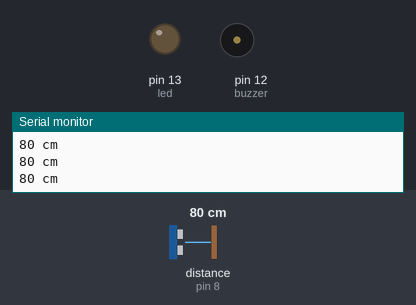
Recording of a sketch running on a simulated Arduino Uno, built with avr-gcc and run on an emulated ATmega328P. Parts: output pins drawn as LEDs (lit = HIGH), buzzer (waves = sounding), the last lines printed to the serial monitor. Wiring (inferred from the names in the program): ultrasonic range finder: trigger pin 7; echo pin 8. Inputs (shaded band) come from the test bench; at power-on: distance to the obstacle (sensor on pin 8) 80 cm. The echo pulse lasts 58.3 µs per cm; pins used as bus, display or sensor lines are not drawn.

Above: at 1.2 s.
1.3 s: distance to the obstacle (sensor on pin 8) set to 2 cm
At 1.47 s:
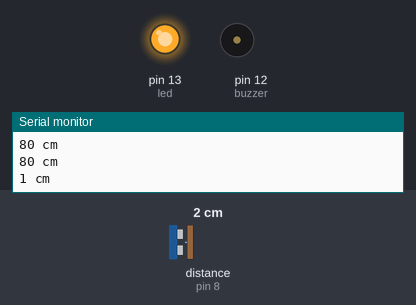
4.3 s: distance to the obstacle (sensor on pin 8) set to 35 cm
At 5.1 s:
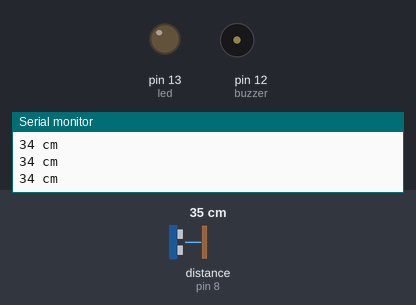
5.8 s: distance to the obstacle (sensor on pin 8) set to 4 cm
At 6.13 s:
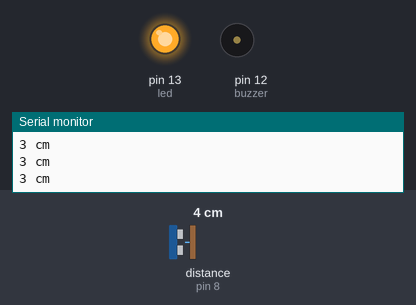
8.8 s: distance to the obstacle (sensor on pin 8) set to 60 cm
At 9.7 s:
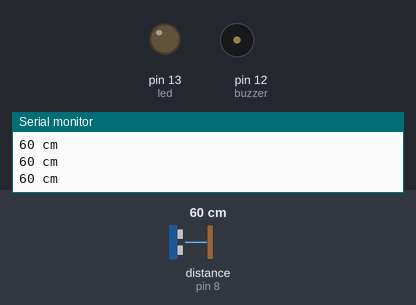
Timing chart, 0 to 11.3 s (numbered marks = the images above; inputs shaded):
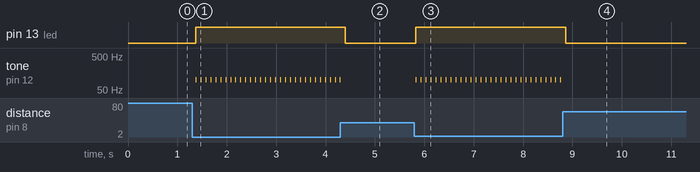

Measured:
- after the input at 1.3 s, pin 13 (led): LOW → HIGH after 0.07 s; tone on pin 12 (buzzer): alternates 100 Hz for 0.01 s and silent for 0.09 s, starting after 0.07 s
- after the input at 4.3 s, pin 13 (led): HIGH → LOW after 0.10 s; tone on pin 12 (buzzer): goes on until 4.3 s, then stays silent
- after the input at 5.8 s, pin 13 (led): LOW → HIGH at once; tone on pin 12 (buzzer): alternates 100 Hz for 0.01 s and silent for 0.09 s, starting at once
- after the input at 8.8 s, pin 13 (led): HIGH → LOW after 0.06 s; tone on pin 12 (buzzer): stops changing and stays silent

The sketch:

OTTO_Ultrasonic_Test.ino
```cpp
/*
 * Wombatics OTTO - Ultrasonic Test
 * https://www.wombatics.com/
 * https://www.facebook.com/wombaticsco/
 * https://github.com/wombatics/
*/

#define trigPin 7
#define echoPin 8
#define led     13
#define buzzer  12


void setup()
{
  Serial.begin (9600);
  ultrasonicSetup();

  pinMode(led, OUTPUT);
  pinMode(buzzer, OUTPUT);

}

void loop()
{
  long distance;

  distance = ultrasonicDistance();

  Serial.print(distance);
  Serial.println(" cm");

  if( distance < 20)
  {
    digitalWrite(led, HIGH);
    tone(buzzer, 100, 10);
  }
  else
  {
    digitalWrite(led, LOW);
  }

  delay(100);
}

// Functions for Ultrasonic
void ultrasonicSetup()
{
  pinMode(trigPin, OUTPUT);
  pinMode(echoPin, INPUT);
}

long ultrasonicDistance()
{
  long duration, distance;

  digitalWrite(trigPin, LOW);
  delayMicroseconds(2);
  digitalWrite(trigPin, HIGH);
  delayMicroseconds(10);
  digitalWrite(trigPin, LOW);
  duration = pulseIn(echoPin, HIGH, 24000);
  distance =  duration / 58;

  if (distance >= 400 || distance <= 0)
  {
    distance = 9999;
  }

  return distance;
}
```
